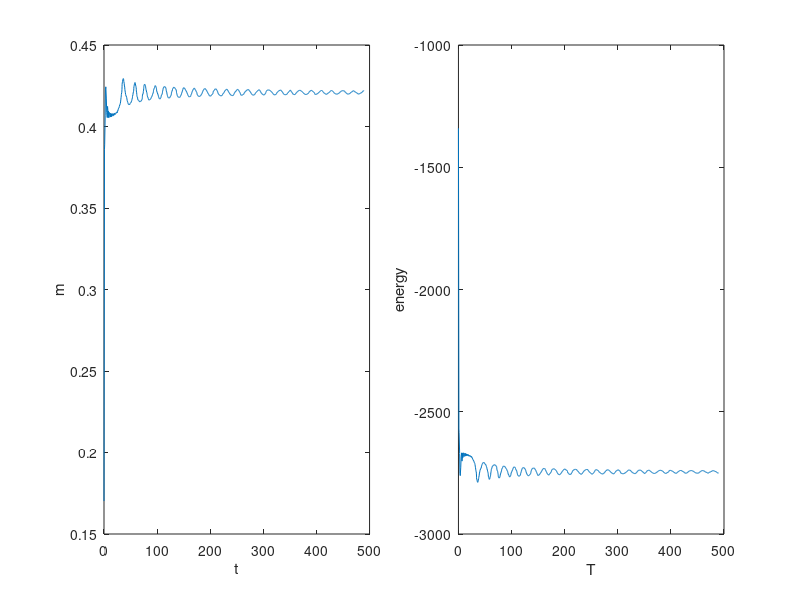

Write MATLAB code to recreate this figure.
clear;
tic;

L = 2000;
dt = 1;
sigma = 0.01;
M = 1;
T = 0:M*dt:1000;
nt = length(T);

k = -pi/2 + 2*pi/L:2*pi/L:pi/2;
E_k = -2*cos(k');
% E_k = -2*rand(length(k),1);

Vf = 3;
Vi = 1;

phi = ones(L,1);
phi = phi*sqrt(L/(2*sum(abs(phi).^2)));
m = zeros(nt,1);
phi_sum_store = zeros(nt,1);
phi1 = phi(1:L/2);
phi2 = phi(L/2+1:L);
step = 100;
m0 = zeros(step,1);
m0(1) = 2*phi1'*phi2/L;

for i = 2:step
%     E0 = 0;
    for j = 1:L/2
        H = [E_k(j) -2*m0(i-1)*Vi;-2*m0(i-1)*Vi -E_k(j)];
        [V,D] = eig(H);
        phi1(j) = V(1,1);
        phi2(j) = V(2,1);
%         E0 = E0 + V(:,1)'*H*V(:,1);
    end
    m0(i) = 2*phi1'*phi2/L;
    E0 = -2*m0(i).^2*Vi*L + sum(E_k.*(abs(phi1).^2 - abs(phi2).^2));
end
phi = [phi1;phi2];

m_iGS = m0(end);
m(1) = m_iGS;
m_it = m_iGS;

Et = zeros(nt,1);
Et(1) = E0;

count = 2;
t_it = 0;
T = zeros(1,nt);
T(1) = 0;
for i = 2:nt*M
    t_it = t_it + dt*rand;
    T(i) = t_it;
    
    b = 2*m_it*Vf;

    fact = sqrt(E_k.^2+b^2);
    ft = fact*dt;
    ss = sin(ft);
    ss = ss./fact;
    cc = cos(ft);
    Es = E_k.*ss;
    bs = b*ss;
    phi1n = (cc-1i*Es).*phi1 +1i*bs.*phi2;
    phi2 = (cc+1i*Es).*phi2 +1i*bs.*phi1;
    phi1 = phi1n;
    m_it = (phi1'*phi2 + phi2'*phi1)/L;
    
    if mod(i-1,M) == 0
        m(count) = real(m_it);
        Et(count) = Et(count) -2*m(count).^2*Vf*L + sum(E_k.*(abs(phi1).^2 - abs(phi2).^2));
%         phi_sum_store(count) = phi_sum -1;
        count = count + 1;
    end
    
end

phi = ones(L,1);
phi = phi*sqrt(L/(2*sum(abs(phi).^2)));
phi1 = phi(1:L/2);
phi2 = phi(L/2+1:L);
mf = zeros(step,1);
mf(1) = 2*phi1'*phi2/L;
for i = 2:step
%     E0 = 0;
    for j = 1:L/2
        H = [E_k(j) -2*mf(i-1)*Vf;-2*mf(i-1)*Vf -E_k(j)];
        [V,D] = eig(H);
        phi1(j) = V(1,1);
        phi2(j) = V(2,1);
%         E0 = E0 + V(:,1)'*H*V(:,1);
    end
    mf(i) = 2*phi1'*phi2/L;
    Ef = -2*mf(i).^2*Vf*L + sum(E_k.*(abs(phi1).^2 - abs(phi2).^2));
end
mf_end = mf(end);

toc;

filename = strcat('L = ',num2str(L), ', V_f = ', num2str(Vf), ', V0 = ', num2str(Vi), ', sigma = ', num2str(sigma));
figure('Name',filename);
set(gcf, 'position', [250 70 1500 900]);

subplot(1,2,1)
plot(T,m)
xlabel('t')
ylabel('m')

subplot(1,2,2)
plot(T,Et)
xlabel('T')
ylabel('energy')
